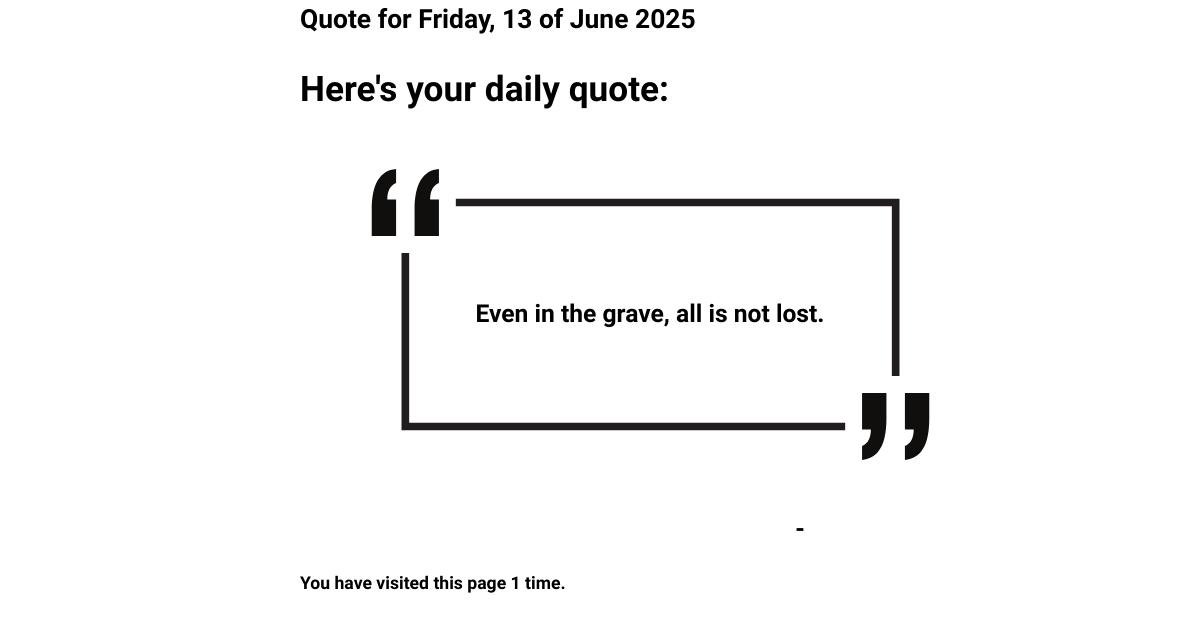
/quotes/daily/, run on an earlier commit of the app's database.
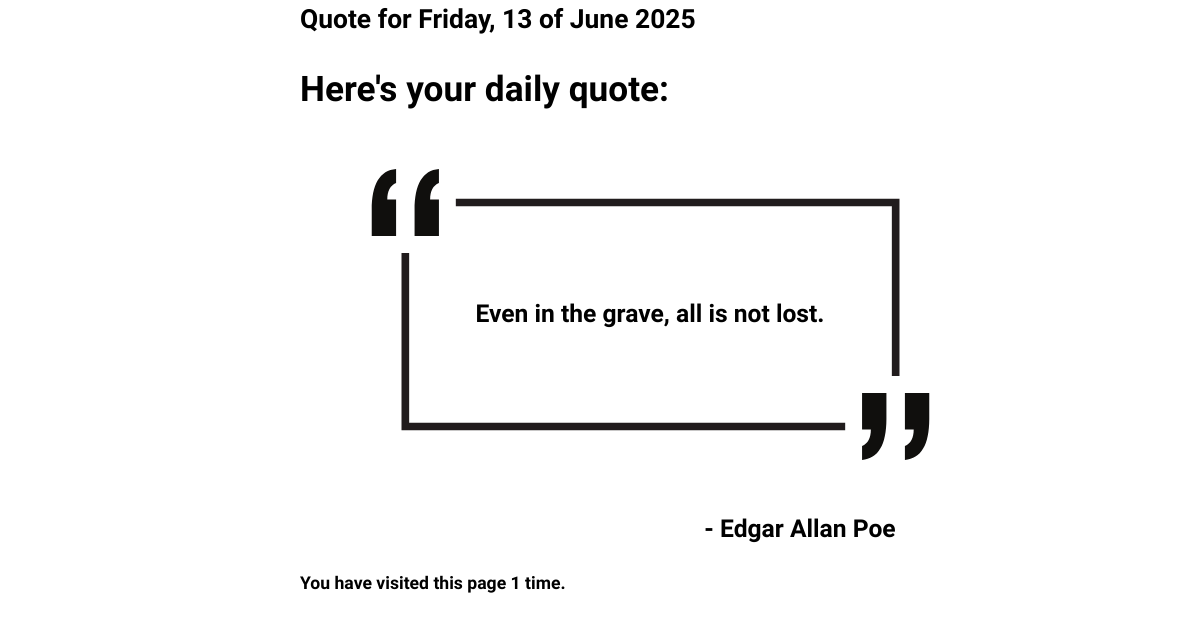
And on a later commit of the database.
### quotes/models.py (models this page shows, shortened)
class Quote(models.Model):
    sentence = models.TextField(max_length=300)
    author = models.ForeignKey(Author, on_delete=models.CASCADE)
    likes = models.IntegerField(default=0)
    created_at = models.DateTimeField(auto_now_add=True, null=True)
    updated_at = models.DateTimeField(auto_now=True)
    submitted_by = models.ForeignKey(settings.AUTH_USER_MODEL, on_delete=models.SET_NULL, null=True)
    MOODS = {
        'love': 'Love',
        'motivational': 'Motivational',
        'analytical': 'Analytical',
        'humble': 'Humble',
        'silly': 'Silly',
    }
    mood = models.CharField(max_length=50, choices=MOODS)

class Author(models.Model):
    name = models.CharField(max_length=30)
    created_at = models.DateTimeField(auto_now_add=True, null=True)
    updated_at = models.DateTimeField(auto_now=True)
    nationality = models.ForeignKey(Nationality, on_delete=models.SET_NULL, null=True, blank=True, related_name='authors')
    def __str__(self):
        return self.name

### quotes/views.py (the view)
# urls.py: path('daily/', views.daily_page, name='daily_page'),
def daily_page(request):
    def get_daily_seed(today):
        seed = 0
        for i in str(today):
            if i.isdigit():
                seed += int(i)
        return seed
    num_vis = request.session.get('num_vis', 0)
    num_vis += 1
    request.session['num_vis'] = num_vis
    context = {}
    quote = None
    today = datetime.date.today()
    all_quotes = list(Quote.objects.all())
    if all_quotes:
        seed = get_daily_seed(today) % len(all_quotes)
        quote = all_quotes[seed]
    context['number_of_visits'] = num_vis
    context['quote'] = quote
    context['day'] = today.strftime('%d')
    context['weekday'] = today.strftime('%A')
    context['month'] = today.strftime('%B')
    context['year'] = today.strftime('%Y')
    template = 'quotes/daily_page.html'
    return render(request, template, context)

### quotes/templates/quotes/daily_page.html (shortened to what this page needs)
{% load static %}
<!DOCTYPE html>
<html lang="en-US">
    <head>
        <link rel="stylesheet" href="https://cdnjs.cloudflare.com/ajax/libs/normalize/8.0.1/normalize.min.css">
        <link rel="stylesheet" href="{% static 'quotes/css/daily-page.css' %}">
    </head>
    <body>
        {% block daily_quote %}
        <h2>Quote for {{ weekday }}, {{ day }} of {{ month }} {{ year }}</h2>
        {% if quote %}
            <h1>Here's your daily quote:</h1>
            <section class="quote-section">
                <div class ="quote-box">
                    <img class="markers" src="{% static 'quotes/images/markers.svg' %}" />
                    <p class="quote-text">{{ quote.sentence }}</p>
                </div>
                <div class="signature-box">
                    <img class="signature-rectangle" src="{% static 'quotes/images/signature.png' %}" />
                    <p class="quote-text">- {{ quote.author }}</p>
                </div>
            </section>
        {% else %}
            <p>No quotes available</p>
        {% endif %}
        <p>You have visited this page {{ number_of_visits }} time{{ number_of_visits|pluralize }}.</p>
        {% endblock %}
    </body>
</html>

### quotes/static/quotes/css/daily-page.css (style rules this page uses)
html { box-sizing: border-box; scroll-behavior: smooth; }
*, *:before, *:after { margin: 0; border: 0; box-sizing: inherit; }
body { font-size: 1.1rem; font-family: "Merienda", cursive; font-weight: 600; line-height: 1.5; background: url('/static/images/bg/ls6.png') no-repeat; background-size: cover; margin:auto; width: 50% }
.quote-section { display: flex; flex-direction: column; align-items: right; width: 700px; margin-right: auto; margin-left: auto; }
.quote-box { display: flex; justify-content: center; align-items: center; text-align: center; }
.markers { position: absolute; width: 625px; height: 325px; }
.quote-text { position: absolute; font-size: 1.4em; max-width: 450px; word-wrap: normal; }
.signature-box { display: flex; justify-content: center; align-items: center; text-align: center; margin-left: auto; margin-right: 0; margin-bottom: auto; margin-top: 0; }
.signature-rectangle { position: relative; width: 400px; height: 80px; top: 5px; left: 20px; }

What changed in the data, as far as the page shows it:
changed through a linked row, Quote "Even in the grave, all is not lost.": author (not shown) → "Edgar Allan Poe"
